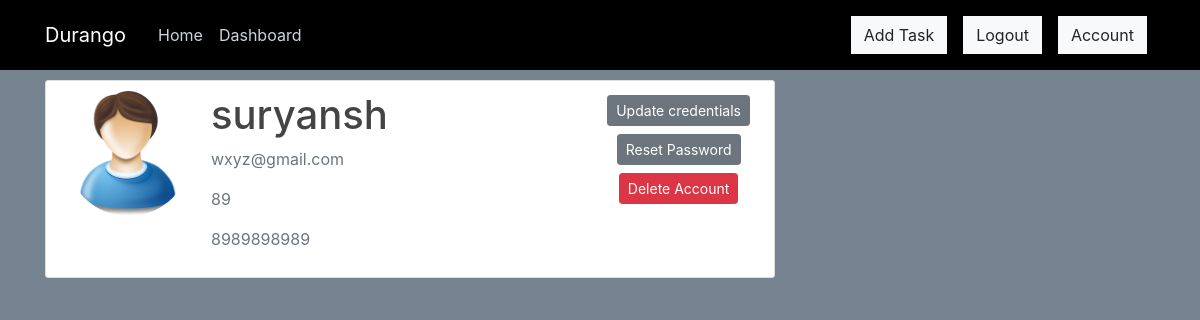
Page /account (signed in) on the earlier database version.
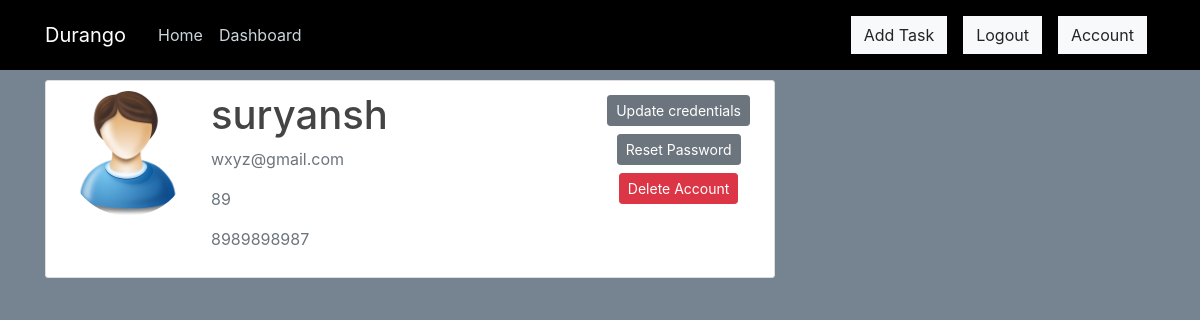
Same page on the later database version.
### durango/models.py (models this page shows, shortened)
class User(db.Model, UserMixin):
    id=db.Column(db.Integer, primary_key=True)
    username=db.Column(db.String(20),unique=True, nullable=False)
    email=db.Column(db.String(100),unique=True, nullable=False)
    instituteId=db.Column(db.String(20), unique=True, nullable=False)
    mobileNum=db.Column(db.String(10), unique=True, nullable=False)
    image_file=db.Column(db.String(20),nullable=False,default='user.png')
    password=db.Column(db.String(50),nullable=False)
    tasks=db.relationship('Task',backref='author',lazy=True)

### durango/routes.py (the view)
@app.route("/account")
@login_required
def account():
    image_file=url_for('static',filename='profile_pics/' + current_user.image_file)
    return render_template('account.html',title='Account',image_file=image_file)

### durango/models.py (called while the page is built)
@login_manager.user_loader
def load_user(user_id):
    return User.query.get(int(user_id)) #getting user by id

### durango/templates/account.html
{%extends "layout.html" %}
{% block content %}
 <div class="content-section" >
 	<div class="media">
 		<img class="rounded-circle account-img"  src="{{image_file}}">
 		<div class="media-body">
 			<h2 class="account-heading">{{current_user.username}}</h2>
 			<p class="text-secondary">{{current_user.email}}</p>
 			<p class="text-secondary">{{current_user.instituteId}}</p>
 			<p class="text-secondary">{{current_user.mobileNum}}</p>
 		</div>
 	<div style="text-align: center;">
 		<div>
            <a class="btn btn-secondary btn-sm m-1" href="{{url_for('update_account')}}"> Update credentials</a>
        </div>
        <div>
            <a class="btn btn-secondary btn-sm m-1" href="{{url_for('reset_initiate')}}"> Reset Password</a>
        </div>
        <div>
            <button type="button" class="btn btn-danger btn-sm m-1" data-toggle="modal" data-target="#deleteModal" > Delete Account</button>
        </div>
    </div>
 	</div>
 </div>
{% endblock %}

### durango/templates/layout.html (shortened to what this page needs)
<!DOCTYPE html>
<html>
<head>
    <link rel="stylesheet" href="https://stackpath.bootstrapcdn.com/bootstrap/4.1.3/css/bootstrap.min.css">
    <link rel="stylesheet" type="text/css"  href="{{url_for('static', filename='main.css')}}">
   <link rel="stylesheet" media="all" href="https://cdnjs.cloudflare.com/ajax/libs/authy-form-helpers/2.3/form.authy.min.css" data-turbolinks-track="reload" />
</head>
<body>
	<header class="site-header">
	  <nav class="navbar navbar-expand-md navbar-dark bg-steel fixed-top">
	    <div class="container">
	      <a class="navbar-brand mr-4 ml-20" href="/">Durango</a>
	      <div class="collapse navbar-collapse" id="navbarToggle">
	        <div class="navbar-nav mr-auto">
	          <a class="nav-item nav-link" href="/" onMouseOver="this.style.btn='white'">Home</a>
	          <a class="nav-item nav-link" href="/dashboard">Dashboard</a>
	        </div>
          <div class="navbar-nav">
          {%if current_user.is_authenticated%}
          <a class="nav-item nav-link" href="/task/new"><button type="button" class="btn btn-light"  style="border-radius: 0">Add Task</button></a>
          <a class="nav-item nav-link" href="/logout"><button type="button" class="btn btn-light"  style="border-radius: 0">Logout</button></a>
          <a class="nav-item nav-link" href="/account"><button type="button" class="btn btn-light"  style="border-radius: 0">Account</button></a>
          {%else%}
	        <a class="nav-item nav-link" href="/login"><button type="button" class="btn btn-light"  style="border-radius: 0">Login</button></a>
	        <a class="nav-item nav-link" href="/register"><button type="button" class="btn btn-light"  style="border-radius: 0">Register</button></a>
	         {%endif%}
          </div>
	      </div>
	    </div>
	  </nav>
	</header>
	<main role="main" class="container">
  <div class="row">
    <div class="col-md-8">
      {% block content %}{% endblock %}
      </div>
    </div>
</main>
</body>
</html>

### durango/static/main.css (style rules this page uses)
body { background: #768492; color: #333333; margin-top: 5rem; }
h1,h2, h3, h4, h5, h6 { color: #444444; }
.bg-steel { background-color: #000000; }
.site-header .navbar-nav .nav-link { color: #cbd5db; }
.content-section { background: #ffffff; padding: 10.1px 20px; border: 1px solid #dddddd; border-radius: 3px; margin-bottom: 20px; }
.account-img { height: 125px; width: 125px; margin-right: 20px; margin-bottom: 16px; }
.account-heading { font-size: 2.5rem; }

Differences in the rows shown:
changed User "suryansh": mobileNum "8989898989" → "8989898987"
